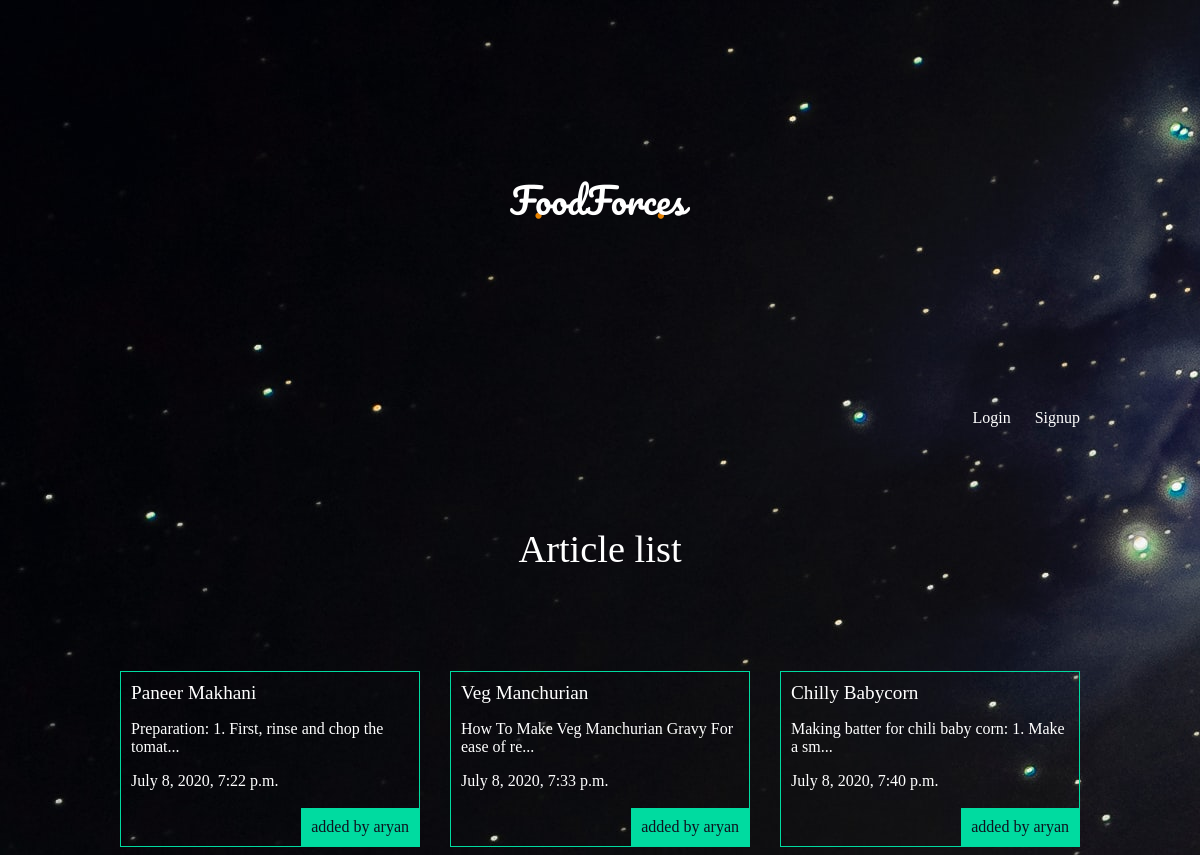
The app's page /articles/ with its own data.
### articles/models.py (models this page shows, shortened)
class Article(models.Model):
    title = models.CharField(max_length=100)
    slug = models.SlugField()
    body = models.TextField()
    date = models.DateTimeField(auto_now_add=True)
    thumb = models.ImageField(default='default.jpg', blank=True)
    author = models.ForeignKey(User, default = None, on_delete=models.CASCADE)
    def snippet(self):
        return self.body[0:50] + "..."

### articles/views.py (the view)
# urls.py: path('', views.article_list, name="list"),
def article_list(request):
    articles = Article.objects.all().order_by('date')
    return render(request, 'articles/article_list.html', {'articles': articles})

### articles/templates/articles/article_list.html
{%extends 'base_layout.html'%} {% block content %}
<h1>Article list</h1>
<div class="articles">
  {%for article in articles%}
  <div class="article">
    <h2>
      <a href="{%url 'article:detail' slug=article.slug%}"
        >{{article.title}}</a>
    </h2>
    <p>{{article.snippet}}</p>
    <p>{{article.date}}</p>
    <p class="author">added by {{article.author.username}}</p>
  </div>
  {% endfor %}
</div>
{% endblock %}

### templates/base_layout.html (shortened to what this page needs)
{% load static from staticfiles %}
<!DOCTYPE html>
<html>
  <head>
    <link rel="stylesheet" href="{%static 'style.css'%}" />
  </head>
  <body>
    <div class="wrapper">
      <h1><a href="{% url 'home'%}"><img src="{% static 'logo1.png' %}"></a></h1>
      <nav>
        <ul>
          {% if user.is_authenticated%}
          <li>
            <form class = "logout-link" action="{% url 'accounts:logout' %}" method="POST">
              {% csrf_token %}
              <button type="submit">Logout</button>
            </form>
          </li>
          <li><a href="{% url 'article:create'%}" class="highlight">New Article</a></li>
          {% else %}
            <li><a href="{%url 'accounts:login'%}">Login</a></li>
            <li><a href="{%url 'accounts:signup'%}">Signup</a></li>
          {% endif %}
        </ul>
      </nav>
      {% block content %} {% endblock %}
    </div>
  </body>
</html>

### assets/style.css (style rules this page uses)
body { background-color: #0f121f; background-image: url(stars.jpg); background-repeat-y: no-repeat; color: #fff; }
body * { font-family: Ubuntu; }
h1, h2, h3, h4, h5 { font-weight: normal; margin: 0; }
a, a:hover, a:visited { color: #fff; text-decoration: none; }
.wrapper { max-width: 960px; margin: 0 auto; }
div.wrapper > h1 { text-align: center; margin: 100px auto; font-size: 2.4em }
nav { justify-self: end; }
nav li { display: inline-block; list-style-type: none; margin-left: 20px; }
.articles { display: grid; grid-template-columns: 1fr 1fr 1fr; grid-gap: 30px; }
.article { padding: 10px; border: 1px solid #00dba0; position: relative; padding-bottom: 40px; }
.article h2 { font-size: 1.2em; }
.article .author { padding: 10px; background: #00dba0; position: absolute; right: 0; bottom: 0; margin: 0; color: #0f121f; }

### records on screen
Article: title "Paneer Makhani", snippet "Preparation: 1. First, rinse and chop the tomat...", date "July 8, 2020, 7:22 p.m.", author.username "aryan"
Article: title "Veg Manchurian", snippet "How To Make Veg Manchurian Gravy For ease of re...", date "July 8, 2020, 7:33 p.m.", author.username "aryan"
Article: title "Chilly Babycorn", snippet "Making batter for chili baby corn: 1. Make a sm...", date "July 8, 2020, 7:40 p.m.", author.username "aryan"
